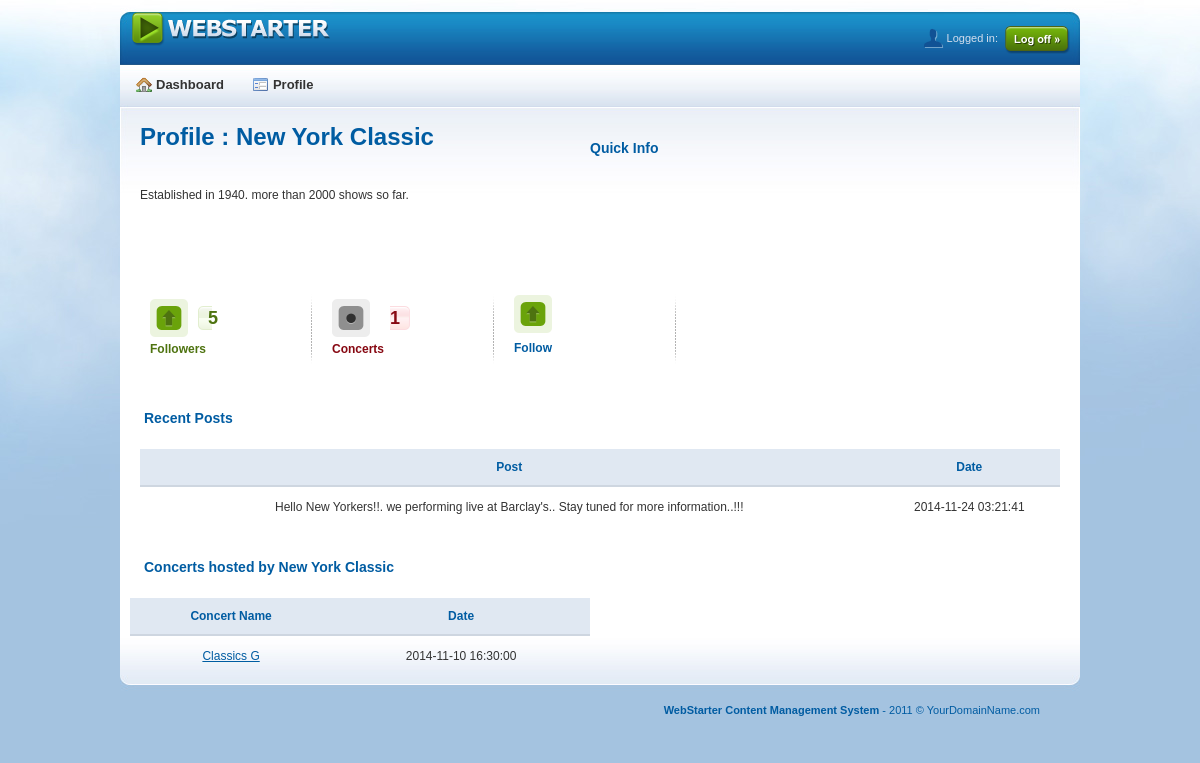
/band_profile.php?BandID=BND001, run on the app's committed database.
### tables this page shows
CREATE TABLE IF NOT EXISTS `band` (
  `BandID` varchar(10) NOT NULL,
  `Password` varchar(8) NOT NULL,
  `BandName` varchar(20) NOT NULL,
  `Info` text,
  `city` varchar(20) NOT NULL,
  `webpage` varchar(100) DEFAULT NULL,
  PRIMARY KEY (`BandID`)
);

CREATE TABLE IF NOT EXISTS `post` (
  `postID` int(10) NOT NULL AUTO_INCREMENT,
  `username` varchar(10) DEFAULT NULL,
  `BandID` varchar(10) DEFAULT NULL,
  `dateTimeStamp` timestamp NOT NULL,
  `Content` text NOT NULL,
  PRIMARY KEY (`postID`),
  KEY `username` (`username`,`BandID`),
  KEY `BandID` (`BandID`)
);

CREATE TABLE IF NOT EXISTS `concert` (
  `ConcertID` varchar(10) NOT NULL,
  `concertName` varchar(40) NOT NULL,
  `BandID` varchar(10) NOT NULL,
  `venueID` varchar(10) NOT NULL,
  `datetime` datetime NOT NULL,
  `ticketLink` text,
  `TicketPrice` decimal(5,0) DEFAULT NULL,
  `seatsAvailable` int(5) NOT NULL,
  PRIMARY KEY (`ConcertID`),
  UNIQUE KEY `ConcertID` (`ConcertID`),
  UNIQUE KEY `ConcertID_2` (`ConcertID`),
  KEY `venueID` (`venueID`),
  KEY `BandID` (`BandID`)
);

### band_profile.php (the view, shortened to what this page needs)
<?php
$Username = $_SESSION['s'];
$Band = $_REQUEST['BandID'];
$fan = 0;
$concert = 0;
$servername = "localhost";
$username = "root";
$password = "";
$dbname = "db_proj_1";
$conn = new mysqli($servername, $username, $password, $dbname);
if ($conn->connect_error)
{
    die("Connection failed: " . $conn->connect_error);
}
else{
	$sql = "SELECT BandName, city, webpage, Info FROM band WHERE BandID = '$Band'";
	$result = $conn->query($sql);
	if ($result->num_rows == 0)
	{
		echo "Opps..!! no result found.. \r\nPlease try again !!";
	}
	else
	{
	while($row = $result->fetch_assoc()) {
		$BandName = $row["BandName"];
		$Info = $row["Info"];
		}
	}
	$sql11 = "SELECT bandid, Username FROM fan WHERE bandid = '$Band' AND Username ='$Username' ";
	$result11 = $conn->query($sql11);
	if ($result11->num_rows == 0)
	{
		$show = 1;
	}
	else
	{
		$show = 0;
	}
	$sql1 = "SELECT bandid, Username FROM fan WHERE bandid = '$Band'";
	$result1 = $conn->query($sql1);
	if ($result1->num_rows == 0)
	{
		echo "Opps..!! no result found.. \r\nPlease try again !!";
	}
	else
	{
		while($row1 = $result1->fetch_assoc()) {
		$fan++;
		}
	}
	$sql2 = "SELECT concertName, datetime FROM concert WHERE BandID = '$Band'";
	$result2 = $conn->query($sql2);
	if ($result2->num_rows == 0)
	{
		echo "Opps..!! no result found.. \r\nPlease try again !!";
	}
	else
	{
		while($row2 = $result2->fetch_assoc()) {
		$concert++;
		}
	}
}
?>
<!DOCTYPE html PUBLIC "-//W3C//DTD XHTML 1.0 Transitional//EN"
	"http://www.w3.org/TR/xhtml1/DTD/xhtml1-transitional.dtd">
<html xmlns="http://www.w3.org/1999/xhtml">
<head>
<link rel="stylesheet" type="text/css" href="./css/webstarter.css" media="screen" />
<link rel="stylesheet" type="text/css" href="./css/jquery-ui-1.8.13.custom.css" />
<link rel="stylesheet" type="text/css" href="./css/superfish.css" />
<link rel="stylesheet" type="text/css" href="./css/jquery.wysiwyg.css" />
<link rel="stylesheet" type="text/css" href="./css/fullcalendar.css" />
<meta charset="UTF-8"></head>
<body>
<div id="bgTop">
	<div id="core">
		<div id="bgBottom">
			<div id="header">
				<div id="logo">
					<a href="./dashboard.php"><img src="./img/ws_logo.png" alt="Dashboard" /></a>
				</div>
				<div id="controls">
					<img src="./img/ws_icon_user.png" alt="User" /> Logged in: <strong><?php echo "$Username"?></strong>
				</div>
				<div id="logOff">
					<a href="logout.php"><img src="./img/ws_logoff.png" alt="Log off" /></a>
				</div>
			</div>
			<div id="menu">
				<ul id="menuUl" class="sf-menu">
					<li><span class="folder"><img src="./img/house.png" align="left" style="padding-right: 4px;" alt="Dashboard" /><a href="dashboard.php">Dashboard</a></span></li>
					<li><span class="folder"><img src="./img/application_form.png" align="left" style="padding-right: 4px;" alt="Form" /><a href="profile.php">Profile</a></span></li>
				</ul>
			</div>
			<div id="content">
				<div class = "box">
				<div class="text2">
				<h1>Profile : <?php echo "$BandName";?></h1>
				</div>
				</div>
				<div class="box">
				<h2>Quick Info</h2>
					<div>
						<div class="text">
							<p><?php echo "$Info";?></p>
						</div>
					</div>
				</div>
				<div class="box">
					<h2></h2>
					<div>
						<div class="text">
							<div class="infoColumnUp">
								<div class="infoColumnIcon"><img src="./img/quick_info_up.png" alt="Up" /></div>
								<div class="infoColumnNumber"><div class="infoColumnNumberBg"><?php echo"$fan";?></div></div>
								<p>Followers</p>
							</div>
							<div class="infoColumnDown">
								<div class="infoColumnIcon"><img src="./img/quick_info_same.png" alt="Down" /></div>
								<div class="infoColumnNumber"><div class="infoColumnNumberBg"><?php echo"$concert";?></div></div>
								<p>Concerts</p>
							</div>
							<?php if ($show == 1) { ?>
								<div class="infoColumnUp">
								<a  href="fan.php?BandID=<?php echo"$Band";?>"><img src="./img/quick_info_up.png" alt="" /></a>
								<div class="bigIconText"><a href="#">Follow</a></div>
								</div>
							<?php } ?>
						</div>
					</div>
				</div>
				<div class="box">
					<h2>Recent Posts</h2>
					<div>
						<div class="text">
							<table class="">
								<thead>
								<tr>
									<th>Post</th>
									<th>Date</th>
								</tr>
								</thead>
								<tbody>
								<?php
								$sql4 = "SELECT Content, dateTimeStamp FROM post WHERE BandID = '$Band'";
								$result4 = $conn->query($sql4);
								if ($result4->num_rows == 0)
								{
									echo "Opps..!! no result found.. \r\nPlease try again !!";
								}
								else
								{
									while($row4 = $result4->fetch_assoc()) {
									$Content = $row4["Content"];
									$dateTimeStamp = $row4["dateTimeStamp"];
								?>
									<tr>
									<td><?php echo"$Content";?></a></td>
									<td><?php echo"$dateTimeStamp";?></td>
									</tr>
								<?php
									}
								}
								?>
								</tbody>
							</table>
						</div>
					</div>
				</div>
				<div class="box2">
					<h2>Concerts hosted by <?php echo"$BandName"; ?></h2>
					<div>
						<table>
							<thead>
								<tr>
									<th>Concert Name</th>
									<th>Date</th>
								</tr>
							</thead>
							<tbody>
								<?php
								$sql3 = "SELECT ConcertID, concertName, datetime FROM concert WHERE BandID = '$Band'";
								$result3 = $conn->query($sql3);
								if ($result3->num_rows == 0)
								{
									echo "Opps..!! no result found.. \r\nPlease try again !!";
								}
								else
								{
									while($row3 = $result3->fetch_assoc()) {
									$ConcertID = $row3["ConcertID"];
									$concertName = $row3["concertName"];
									$datetime = $row3["datetime"];
								?>
									<tr>
									<td><a href="concert_profile.php?ConcertID=<?php echo"$ConcertID";?>"><?php echo"$concertName";?></a></td>
									<td><?php echo"$datetime";?></td>
									</tr>
								<?php
									}
								}
								?>
							</tbody>
						</table>
					</div>
				</div>
			</div>
			<div id="footer">
				<strong>WebStarter Content Management System</strong> - 2011 &copy; YourDomainName.com
			</div>
		</div>
	</div>
</div>
</body>
</html>

### css/superfish.css (style rules this page uses)
.sf-menu, .sf-menu * { margin: 0; padding: 0; list-style: none; z-index: 100 !important; }
.sf-menu { line-height: 16px; }
.sf-menu li { float: left; position: relative; padding: 4px; color: #333; font-weight: bold; padding-right: 25px; cursor: pointer; cursor: hand; }
.sf-menu a { position: relative; color: #333; font-weight: bold; cursor: pointer; cursor: hand; }
.sf-menu { float: left; }
.sf-menu a { text-decoration: none; }
.sf-menu a, .sf-menu a:visited { color: #333; }

### data on the page
band: BandName "New York Classic", Info "Established in 1940. more than 2000 shows so far."
post: Content "Hello New Yorkers!!. we performing live at Barclay's.. Stay tuned for more information..!!!", dateTimeStamp "2014-11-24 03:21:41"
concert: concertName "Classics G", datetime "2014-11-10 16:30:00"

### other printed values
$fan "5"
$concert "1"
